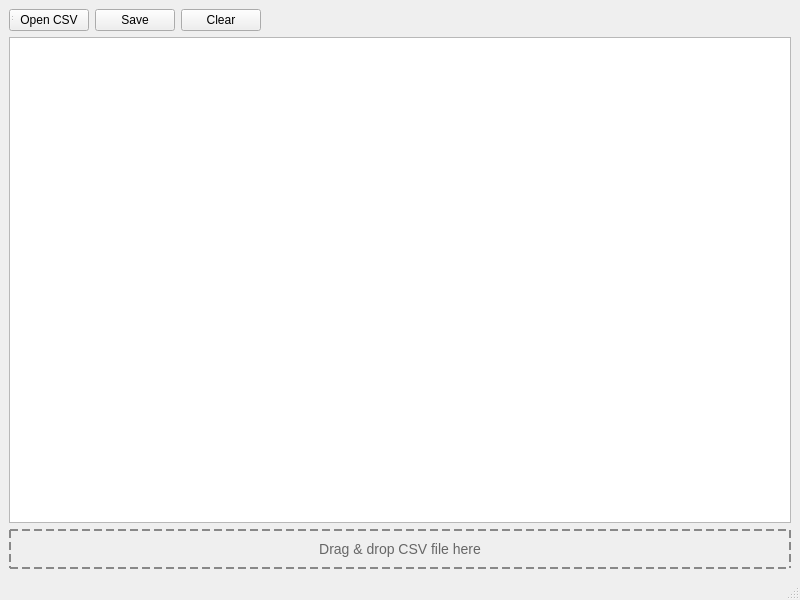
<?xml version="1.0" encoding="UTF-8"?>
<ui version="4.0">
 <class>MainWindow</class>
 <widget class="QMainWindow" name="MainWindow">
  <property name="geometry">
   <rect>
    <x>0</x>
    <y>0</y>
    <width>800</width>
    <height>600</height>
   </rect>
  </property>
  <property name="windowTitle">
   <string>MainWindow</string>
  </property>
  <widget class="QWidget" name="centralwidget">
   <layout class="QGridLayout" name="gridLayout">
    <item row="0" column="0">
     <layout class="QVBoxLayout" name="verticalLayout_2">
      <item>
       <layout class="QHBoxLayout" name="toolbarLayout_2">
        <item>
         <widget class="QPushButton" name="OpenButton">
          <property name="text">
           <string>Open CSV</string>
          </property>
         </widget>
        </item>
        <item>
         <widget class="QPushButton" name="SaveButton">
          <property name="text">
           <string>Save</string>
          </property>
         </widget>
        </item>
        <item>
         <widget class="QPushButton" name="btnClear_2">
          <property name="text">
           <string>Clear</string>
          </property>
         </widget>
        </item>
        <item>
         <spacer name="horizontalSpacer_2">
          <property name="orientation">
           <enum>Qt::Horizontal</enum>
          </property>
          <property name="sizeHint" stdset="0">
           <size>
            <width>40</width>
            <height>20</height>
           </size>
          </property>
         </spacer>
        </item>
       </layout>
      </item>
      <item>
       <widget class="QTableWidget" name="TableWidget">
        <property name="sizePolicy">
         <sizepolicy hsizetype="Expanding" vsizetype="Expanding">
          <horstretch>1</horstretch>
          <verstretch>1</verstretch>
         </sizepolicy>
        </property>
        <property name="editTriggers">
         <set>QAbstractItemView::AllEditTriggers</set>
        </property>
        <property name="alternatingRowColors">
         <bool>true</bool>
        </property>
        <property name="selectionBehavior">
         <enum>QAbstractItemView::SelectItems</enum>
        </property>
       </widget>
      </item>
      <item>
       <widget class="QLabel" name="dropHintLabel_2">
        <property name="minimumSize">
         <size>
          <width>0</width>
          <height>40</height>
         </size>
        </property>
        <property name="styleSheet">
         <string notr="true">
border: 2px dashed #888;
color: #666;
font-size: 14px;
padding: 6px;
       </string>
        </property>
        <property name="text">
         <string>Drag &amp; drop CSV file here</string>
        </property>
        <property name="alignment">
         <set>Qt::AlignCenter</set>
        </property>
       </widget>
      </item>
     </layout>
    </item>
   </layout>
   <widget class="QStatusBar" name="statusbar_2">
    <property name="geometry">
     <rect>
      <x>10</x>
      <y>0</y>
      <width>3</width>
      <height>22</height>
     </rect>
    </property>
   </widget>
  </widget>
  <widget class="QMenuBar" name="menubar">
   <property name="geometry">
    <rect>
     <x>0</x>
     <y>0</y>
     <width>800</width>
     <height>29</height>
    </rect>
   </property>
  </widget>
  <widget class="QStatusBar" name="statusbar"/>
 </widget>
 <resources/>
 <connections/>
</ui>
